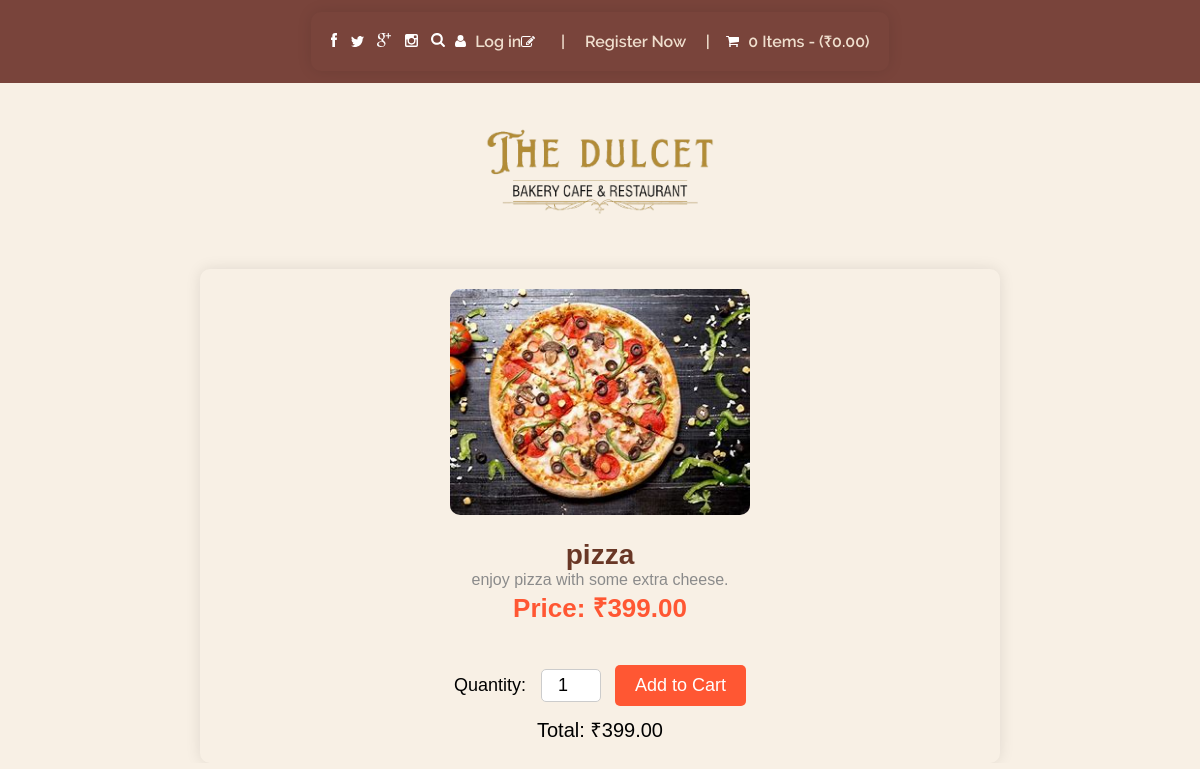
Screenshot of /about/dish/2/ with the database file from the repository.
### order/models.py (models this page shows, shortened)
class Dish(models.Model):
    menu = models.ForeignKey(Menu, related_name='dishes', on_delete=models.CASCADE)
    name = models.CharField(max_length=100)
    description = models.TextField()
    price = models.DecimalField(max_digits=6, decimal_places=2)
    is_available = models.BooleanField(default=True)
    image = models.ImageField(upload_to='dishes/',  default='dishes/noodles.png',  blank=True, null=True)

### order/views.py (the view, shortened to what this page needs)
# urls.py: path('about/dish/<int:dish_id>/', views.about_dish, name='about_dish'),
def about_dish(request, dish_id):
    dish = get_object_or_404(Dish, id=dish_id)
    if request.user.is_authenticated:
        cart, created = Cart.objects.get_or_create(user=request.user)
    else:
        cart = request.session.get('cart', {})
    context = {
        'dish': dish,
    }
    return render(request, 'about.html', context)

### templates/about.html (shortened to what this page needs)
{% load static %}
<!DOCTYPE html>
<html lang="en">
<head>
    <link rel="stylesheet" href="{% static 'css/dish.css' %}">
</head>
<body>
    <div class="site-content">
        <header class="topbar" style="width: 100%">
            <div class="container flex justify-between items-center" style="width: fit-content;">
                <div class="icons">
                    <a href="#"><img src="./icons/facebook.svg" alt=""></a>
                    <a href="#"><img src="./icons/twitter.svg" alt=""></a>
                    <a href="#"><img src="./icons/google.svg" alt=""></a>
                    <a href="#"><img src="./icons/instagram.svg" alt=""></a>
                    <a href="#"><img src="./icons/search.svg" alt=""></a>
                </div>
                <div class="auth flex items-center">
                    <div>
                        <img src="./icons/user-icon.svg" alt="">
                        {% if user.is_authenticated %}
                        <a href="/logout/">Logout</a>
                        {% else %}
                        <a href="{% url 'login'%}">Log in</a>
                        {% endif %}
                    </div>
                    <div>
                        <img src="./icons/edit.svg" alt="">
                        {% if user.is_authenticated %}
                        <span></span>
                        {% else %}
                        <span class="divider">|</span>
                        <a href="{% url 'signup'%}">Register Now</a>
                        <span class="divider">|</span>
                        {% endif %}
                    </div>
                    <div>
                        <img src="./icons/cart.svg" alt="">
                        <a href="{% url 'view_cart'%}">0 Items - (₹0.00)</a>
                    </div>
                </div>
            </div>
        </header>
    <div class="logo-container">
        <img src="{% static 'Images/name.png' %}" alt="The Dulcet Logo" class="logo-image">
    </div>
    <div class="container">
        <div class="product-image">
            <img src="{{ dish.image.url }}" alt="{{ dish.name }}">
        </div>
        <div class="product-details">
            <h1>{{ dish.name }}</h1>
            <p class="description">{{ dish.description }}</p>
            <p class="price" id="unit-price">Price: ₹{{ dish.price }}</p>
        </div>
        <form method="post" oninput="updatePrice()">
            <div class="order-section">
                <label for="quantity">Quantity:</label>
                <input type="number" name="quantity" id="quantity" value="1" min="1">
                <button type="submit">Add to Cart</button>
            </div>
            <div class="total-price">
                <p id="total-price">Total: ₹{{ dish.price }}</p>
            </div>
        </form>
    </div>
</body>
</html>

### static/css/dish.css (style rules this page uses)
body { font-family: Arial, sans-serif; margin: 0; padding: 0; background-color: #f8f3eb; }
.logo-container { text-align: center; margin-bottom: 20px; }
.logo-image { max-width: 100%; height: auto; width: 150px; }
:root { --primary:#79443b; --secondary:#232B38; --ternary:#6C6C6C; --danger:#FE4545; --pure:#EFDECD; --light:#EFDECD; --heaven:white; --footer:#79443b; }
* { padding:0; margin:0; box-sizing: border-box; }
body { -webkit-font-smoothing:antialiased; font-family: "Raleway-regular"; }
.container { width:100%; padding:o 15px; margin:0 auto; }
@media (min-width:576px) { .container { max-width:540px; } }
@media (min-width: 768px) { .container { max-width: 720px; } }
@media (min-width: 992px) { .container { max-width: 960px; } }
@media (min-width: 1200px) { .container { max-width: 1152px; } }
.site-content { width:100%; height:100%; overflow-x:auto; }
header.topbar { background:#79443b; color:var(--pure); font-family:"Raleway-semibold"; padding:0.75rem 0; }
header.topbar .auth > div a { color:var(--pure); text-decoration: none; }
header.topbar .icons a { margin-right:0.6rem; }
header.topbar .auth .divider { padding:0 1rem; }
header.topbar .auth > div img { margin-right:0.35rem; }
.flex { display:flex; }
.justify-between { justify-content: space-between; }
.items-center { align-items: center; }
header { padding-bottom: 10rem; }

### templates/about.html (style rules this page uses)
body { background-color: #F8F0E5; font-family: Arial, sans-serif; margin: 0; padding: 0; }
.container { max-width: 800px; margin: 0px auto; padding: 20px; text-align: center; border-radius: 10px; box-shadow: 0 0 15px rgba(0, 0, 0, 0.1); }
.product-image img { width: 100%; max-width: 300px; border-radius: 10px; margin-bottom: 20px; }
.product-details { margin-bottom: 20px; }
.product-details h1 { font-size: 28px; color: #693726; }
.product-details .description { font-size: 16px; color: #8B8B8B; }
.product-details .price { font-size: 26px; font-weight: bold; color: #FF5733; }
.order-section { display: inline-block; margin-top: 20px; }
.order-section label { font-size: 18px; margin-right: 10px; }
.order-section input { width: 60px; font-size: 18px; padding: 5px; text-align: center; margin-right: 10px; border: 1px solid #ccc; border-radius: 5px; }
.order-section button { background-color: #FF5733; color: white; border: none; padding: 10px 20px; font-size: 18px; cursor: pointer; border-radius: 5px; }
.total-price { font-size: 20px; margin-top: 10px; }
.logo-container { text-align: center; margin-bottom: 5px; }
.logo-image { max-width: 100%; height: auto; width: 250px; }

### rows the page displays
Dish: image (picture), name "pizza", description "enjoy pizza with some extra cheese.", price "399.00"
